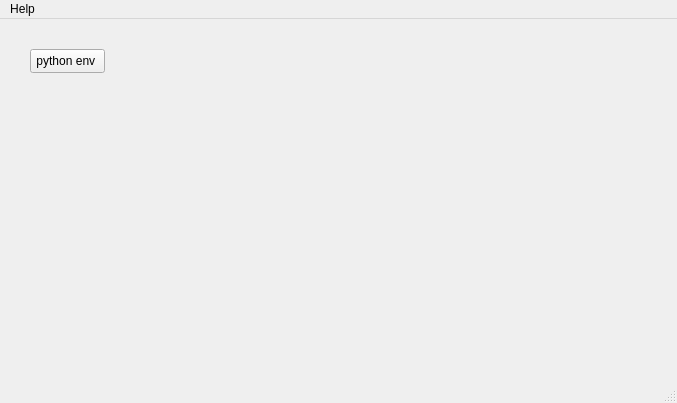
<?xml version="1.0" encoding="UTF-8"?>
<ui version="4.0">
 <class>Scarab</class>
 <widget class="QMainWindow" name="Scarab">
  <property name="geometry">
   <rect>
    <x>0</x>
    <y>0</y>
    <width>677</width>
    <height>403</height>
   </rect>
  </property>
  <property name="windowTitle">
   <string>Scarab</string>
  </property>
  <widget class="QWidget" name="centralwidget">
   <widget class="QPushButton" name="pyEnvBtn">
    <property name="geometry">
     <rect>
      <x>30</x>
      <y>30</y>
      <width>75</width>
      <height>24</height>
     </rect>
    </property>
    <property name="text">
     <string>python env </string>
    </property>
   </widget>
  </widget>
  <widget class="QMenuBar" name="menubar">
   <property name="geometry">
    <rect>
     <x>0</x>
     <y>0</y>
     <width>677</width>
     <height>23</height>
    </rect>
   </property>
   <widget class="QMenu" name="menuHelp">
    <property name="title">
     <string>Help</string>
    </property>
    <addaction name="actionAbout"/>
    <addaction name="actionExit"/>
   </widget>
   <addaction name="menuHelp"/>
  </widget>
  <widget class="QStatusBar" name="statusbar"/>
  <action name="actionAbout">
   <property name="text">
    <string>About</string>
   </property>
  </action>
  <action name="actionExit">
   <property name="text">
    <string>Exit</string>
   </property>
  </action>
 </widget>
 <resources/>
 <connections/>
</ui>
